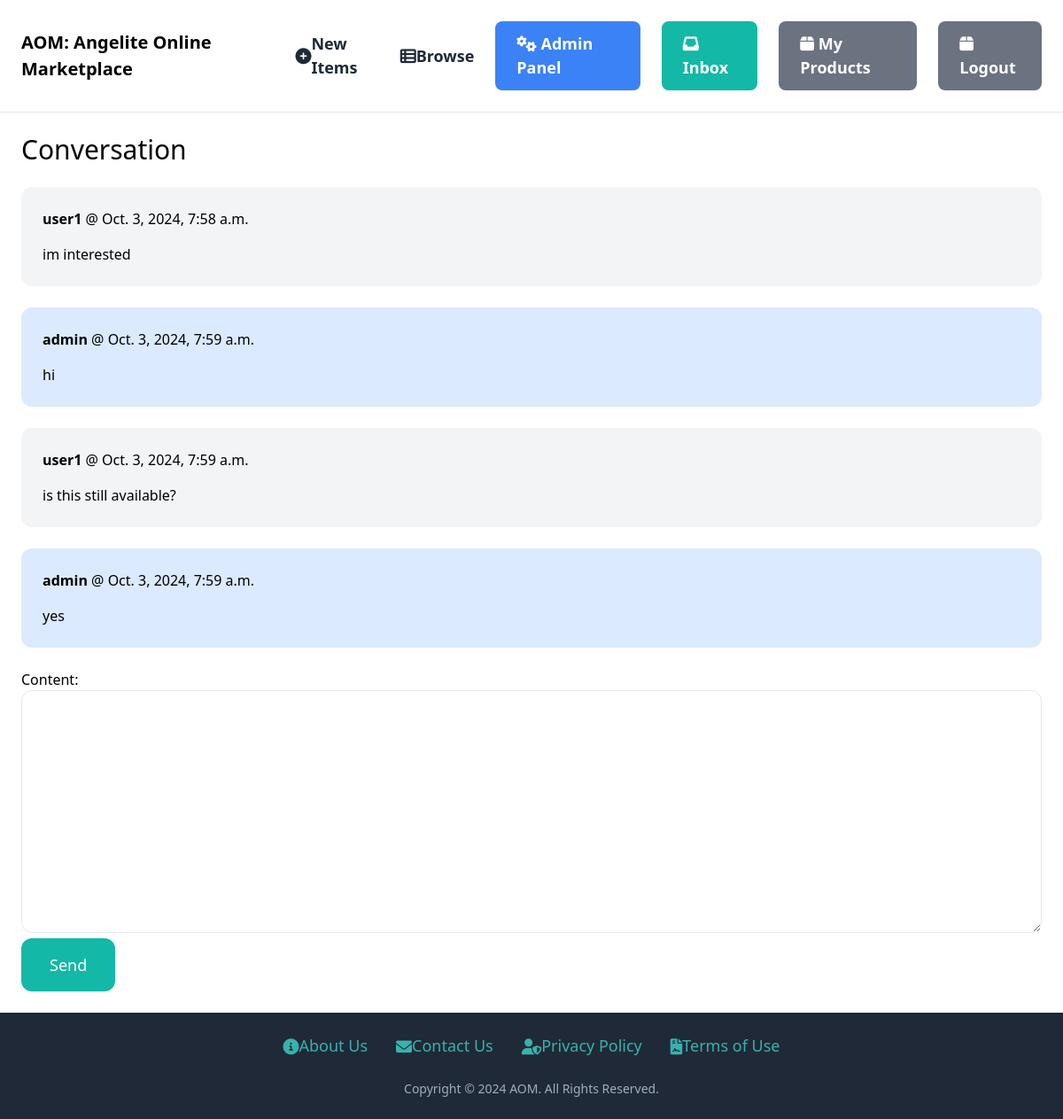
The page /inbox/3/ (signed in) on the database as committed earlier.
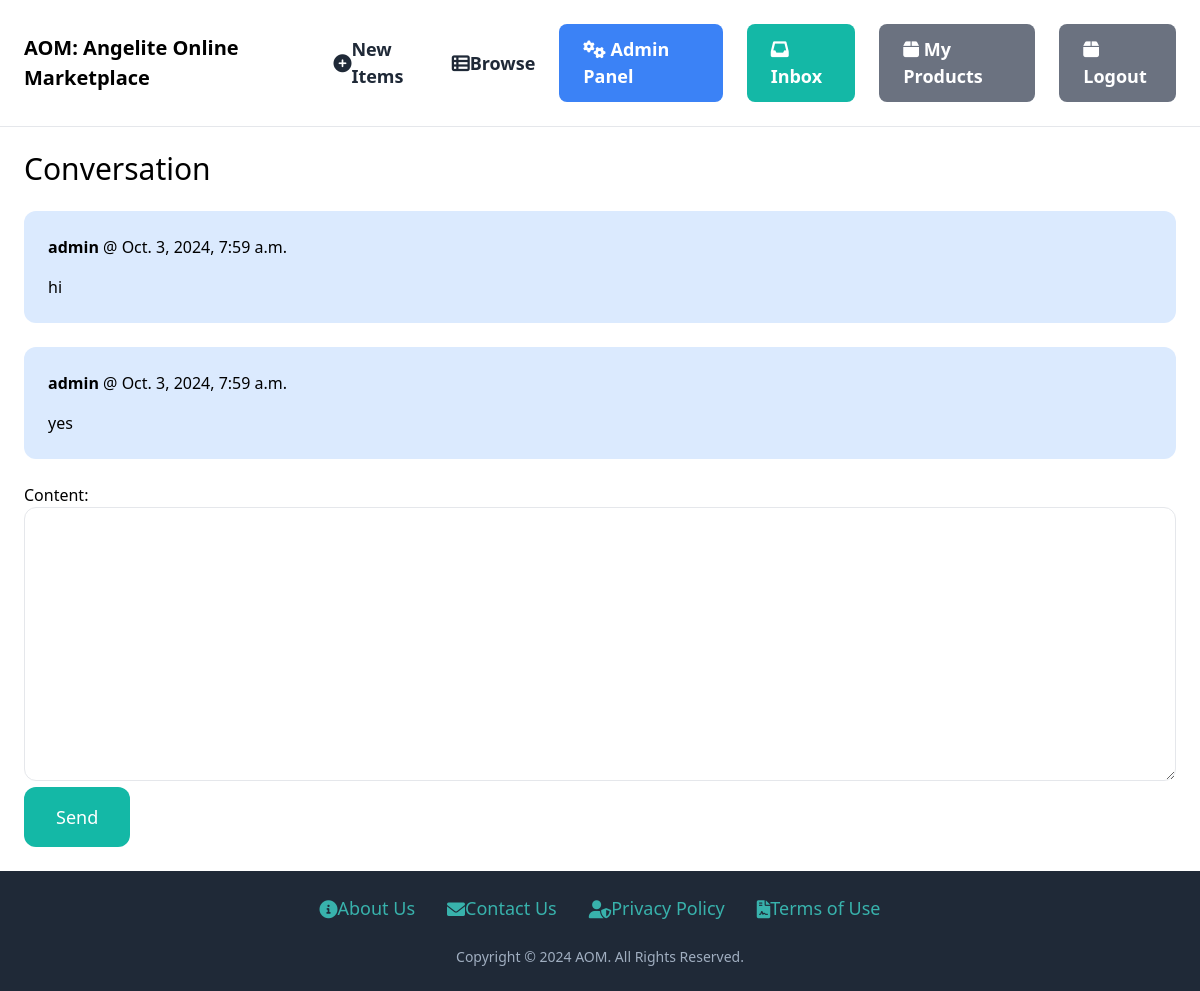
The same page on the database as committed later.
### inbox/models.py (models this page shows)
class ConversationMessage(models.Model):
    conversation = models.ForeignKey(Conversation, related_name='messages', on_delete=models.CASCADE)
    content = models.TextField()
    created_at = models.DateTimeField(auto_now_add=True)
    created_by = models.ForeignKey(User, related_name='created_messages', on_delete=models.CASCADE)

### inbox/views.py (the view)
# urls.py: path('<int:pk>/', views.detail, name='detail'),
@login_required
def detail(request, pk):
    conversation = Conversation.objects.filter(members__in=[request.user.id]).get(pk=pk)
    if request.method == 'POST':
        form = ConversationMessageForm(request.POST)
        if form.is_valid():
            conversation_message = form.save(commit=False)
            conversation_message.conversation = conversation
            conversation_message.created_by = request.user
            conversation_message.save()
            conversation.save()
            return redirect('inbox:detail', pk=pk)
    else:
        form = ConversationMessageForm()
    return render(request, 'conversation/detail.html', {
        'conversation': conversation,
        'form': form
    })

### inbox/forms.py
class ConversationMessageForm(forms.ModelForm):
    class Meta:
        model = ConversationMessage
        fields = ('content',)
        widgets = {
            'content' : forms.Textarea(attrs={
                'class' : 'w-full py-4 px-6 rounded-xl border'
            })
        }

### inbox/templates/conversation/detail.html (shortened to what this page needs)
{% extends 'core/base.html' %}
{% block content %}
<h1 class="mb-6 text-3xl">Conversation</h1>
<div class="space-y-6">
    {% for message in conversation.messages.all %}
        <div class="p-6 flex {% if message.created_by == request.user %}bg-blue-100{% else %}bg-gray-100{% endif %} rounded-xl">
            <div>
                <p class="mb-4"><strong>{{ message.created_by.username }}</strong> @ {{ message.created_at }}</p>
                <p>{{ message.content }}</p>
            </div>
        </div>
    {% endfor %}
</div>
<form method="post" action="." class="mt-6">
    {{ form.as_p }}
    <button class="py-4 px-8 text-lg bg-teal-500 hover:bg-teal-700 rounded-xl text-white">Send</button>
</form>
{% endblock %}

Rows that differ between the two databases and show on the page:
removed ConversationMessage: created_by.username "user1", created_at "Oct. 3, 2024, 7:58 a.m.", content "im interested"
removed ConversationMessage: created_by.username "user1", created_at "Oct. 3, 2024, 7:59 a.m.", content "is this still available?"
